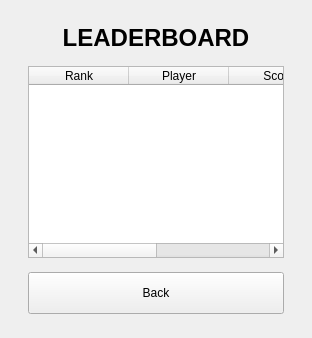
      <widget class="QWidget" name="page_leaderboard">
       <layout class="QVBoxLayout" name="layout_leaderboard">
        <property name="spacing">
         <number>14</number>
        </property>
        <property name="leftMargin">
         <number>28</number>
        </property>
        <property name="topMargin">
         <number>24</number>
        </property>
        <property name="rightMargin">
         <number>28</number>
        </property>
        <property name="bottomMargin">
         <number>24</number>
        </property>
        <item>
         <widget class="QLabel" name="lblLeaderboardTitle">
          <property name="font">
           <font>
            <pointsize>18</pointsize>
            <bold>true</bold>
           </font>
          </property>
          <property name="text">
           <string>LEADERBOARD</string>
          </property>
          <property name="alignment">
           <set>Qt::AlignmentFlag::AlignCenter</set>
          </property>
          <property name="wordWrap">
           <bool>true</bool>
          </property>
          <property name="role" stdset="0">
           <string>pageTitle</string>
          </property>
         </widget>
        </item>
        <item>
         <widget class="QTableWidget" name="tblLeaderboard">
          <property name="editTriggers">
           <set>QAbstractItemView::EditTrigger::NoEditTriggers</set>
          </property>
          <property name="selectionMode">
           <enum>QAbstractItemView::SelectionMode::NoSelection</enum>
          </property>
          <property name="columnCount">
           <number>4</number>
          </property>
          <attribute name="horizontalHeaderStretchLastSection">
           <bool>true</bool>
          </attribute>
          <attribute name="verticalHeaderVisible">
           <bool>false</bool>
          </attribute>
          <column>
           <property name="text">
            <string>Rank</string>
           </property>
          </column>
          <column>
           <property name="text">
            <string>Player</string>
           </property>
          </column>
          <column>
           <property name="text">
            <string>Score</string>
           </property>
          </column>
          <column>
           <property name="text">
            <string>Difficulty</string>
           </property>
          </column>
         </widget>
        </item>
        <item>
         <widget class="QPushButton" name="btnLeaderboardBack">
          <property name="minimumSize">
           <size>
            <width>0</width>
            <height>42</height>
           </size>
          </property>
          <property name="cursor">
           <cursorShape>PointingHandCursor</cursorShape>
          </property>
          <property name="text">
           <string>Back</string>
          </property>
          <property name="role" stdset="0">
           <string>ghost</string>
          </property>
         </widget>
        </item>
       </layout>
      </widget>
